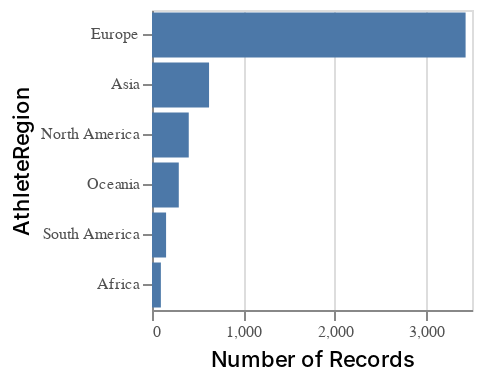

This figure's notebook cell:
### Code cell
import altair as alt
visData = pd.DataFrame({'AthleteRegion': {0: 'Africa', 1: 'Asia', 2: 'Europe', 3: 'North America', 4: 'Oceania', 5: 'South America'}, 'Record': {0: 97, 1: 624, 2: 3430, 3: 402, 4: 293, 5: 154}})

chart = alt.Chart(visData).mark_bar().encode(
    y = alt.Y('AthleteRegion', type= 'nominal', axis=alt.Axis(labelOverlap=True, title='AthleteRegion'), sort ='-x'),
    x = alt.X('Record', type= 'quantitative', title='Number of Records', axis=alt.Axis(title='Number of Records')),
)
chart = chart.configure_mark(tooltip=alt.TooltipContent('encoding'))
chart = chart.configure_title(fontWeight=500,fontSize=13,font='Helvetica Neue')
chart = chart.configure_axis(titleFontWeight=500,titleFontSize=11,titleFont='Helvetica Neue',
			labelFontWeight=400,labelFontSize=8,labelFont='Helvetica Neue',labelColor='#505050')
chart = chart.configure_legend(titleFontWeight=500,titleFontSize=10,titleFont='Helvetica Neue',
			labelFontWeight=400,labelFontSize=8,labelFont='Helvetica Neue')
chart = chart.properties(width=160,height=150)

chart

### Figure 1 — Vega-Lite specification as saved in the notebook (floating-point values rounded to 4 significant figures)
{"config": {"view": {"continuousWidth": 400, "continuousHeight": 300}, "axis": {"labelColor": "#505050", "labelFont": "Helvetica Neue", "labelFontSize": 8, "labelFontWeight": 400, "titleFont": "Helvetica Neue", "titleFontSize": 11, "titleFontWeight": 500}, "legend": {"labelFont": "Helvetica Neue", "labelFontSize": 8, "labelFontWeight": 400, "titleFont": "Helvetica Neue", "titleFontSize": 10, "titleFontWeight": 500}, "mark": {"tooltip": {"content": "encoding"}}, "title": {"font": "Helvetica Neue", "fontSize": 13, "fontWeight": 500}}, "data": {"name": "data-395453d952c13cfa2e03d5eca9a5a7e4"}, "mark": "bar", "encoding": {"x": {"type": "quantitative", "axis": {"title": "Number of Records"}, "field": "Record", "title": "Number of Records"}, "y": {"type": "nominal", "axis": {"labelOverlap": true, "title": "AthleteRegion"}, "field": "AthleteRegion", "sort": "-x"}}, "height": 150, "width": 160, "$schema": "https://vega.github.io/schema/vega-lite/v4.8.1.json", "datasets": {"data-395453d952c13cfa2e03d5eca9a5a7e4": [{"AthleteRegion": "Africa", "Record": 97}, {"AthleteRegion": "Asia", "Record": 624}, {"AthleteRegion": "Europe", "Record": 3430}, {"AthleteRegion": "North America", "Record": 402}, {"AthleteRegion": "Oceania", "Record": 293}, {"AthleteRegion": "South America", "Record": 154}]}}
